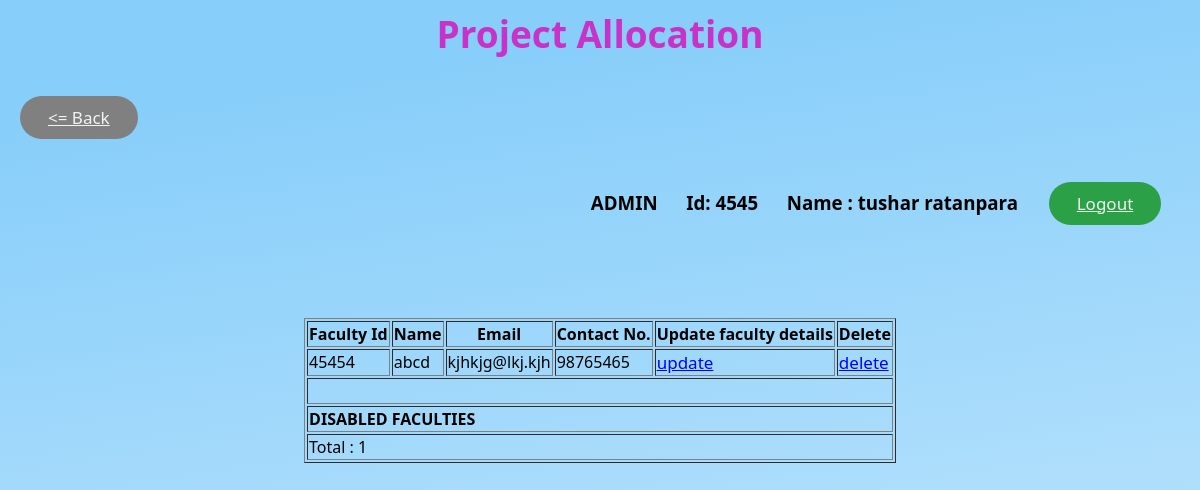
Screenshot of /admin/f/disabled_faculties.php (signed in) with the database file from the repository.
### tables this page shows
CREATE TABLE `faculty` (
  `faculty_id` int(6) UNSIGNED NOT NULL,
  `name` varchar(25) NOT NULL,
  `password` varchar(20) DEFAULT NULL,
  `email` varchar(30) NOT NULL,
  `contact_no` varchar(14) NOT NULL,
  `admin` int(1) DEFAULT NULL,
  `enable` int(1) DEFAULT NULL
);

### admin/f/disabled_faculties.php (the view, shortened to what this page needs)
<html>
    <head>
        <link rel="stylesheet" type="text/css" href="../../main.css">
    </head>
    <body>
        <h1 align="center">Project Allocation</h1>
        <h3 align="left"><a href="../faculty.php" class="back shadow"><= Back</a></h3>
        <h3 align="right"><?php if(isset($_SESSION['admin'])){echo 'ADMIN';}else{echo 'FACULTY';} ?>   &emsp;    Id: <?php echo $_SESSION['faculty']; ?>  &emsp;       Name : <?php echo $_SESSION['faculty_name']; ?>&emsp;<a href="../admin_logout.php" class="log_out shadow">Logout</a>&emsp;</h3>        <br>
        <br>
        <form>
            <table align="center" border="1">
                <tr>
                    <th>Faculty Id</th>
                    <th>Name</th>
                    <th>Email</th>
                    <th>Contact No.</th>
                    <th>Update faculty details</th>
                    <th>Delete</th>
                </tr>
                <?php
                $count=0;
                    try{
                        $dbhandler=new PDO('mysql:host=127.0.0.1;dbname=project_db','root','');
                        $dbhandler->setAttribute(PDO::ATTR_ERRMODE, PDO::ERRMODE_EXCEPTION);
                        $sql='select * from faculty where enable=0';
                        $query=$dbhandler->query($sql);
                        while($r=$query->fetch())
                        {
                                echo '<tr>'
                                . '<td>'.$r['faculty_id'].'</td>'
                                . '<td>'.$r['name'].'</td>'
                                . '<td>'.$r['email'].'</td>'
                                . '<td>'.$r['contact_no'].'</td>'
                                . '<td><a href="update_faculty.php?id='.$r['faculty_id'].'">update</a></td>'
                                . '<td><a href="delete_faculty_sql.php?id='.$r['faculty_id'].'">delete</a></td>'
                                        .'</tr>';
                               $count++;
                        }
                    } catch (Exception $ex) {
                        echo 'hello! There is some error!';
                    }
                    echo '<tr>
                    <td colspan="6"><br></td>
                </tr>
                <tr>
                    <td colspan="6"><b>DISABLED FACULTIES</b></td>
                </tr>
                <tr>
                    <td colspan="6">Total : '.$count.'</td>
                </tr>';
                ?>
            </table>
        </form>
    </body>
</html>

### main.css (style rules this page uses)
h1 { color: rgb(200,50,200); font-family: algerian,Segoe UI,Frutiger,Frutiger Linotype,Dejavu Sans; font-size: 37px; }
a { color: blue; font-size: 17px; }
.log_out { display: inline-block; -webkit-box-sizing: border-box; -moz-box-sizing: border-box; box-sizing: border-box; cursor: pointer; margin: 12px; padding: 10px 28px; border: none; -webkit-border-radius: 30px; border-radius: 30px; font-family: Segoe UI,Frutiger,Frutiger Linotype,Dejavu Sans,Helvetica Neue,Arial,sans-serif; font-size: 17px; font-style: normal; font-variant: normal; font-weight: 500; color: rgba(255,255,255,0.9); -o-text-overflow: clip; text-overflow: clip; background: #2ba046; }
.back { display: inline-block; -webkit-box-sizing: border-box; -moz-box-sizing: border-box; box-sizing: border-box; cursor: pointer; margin: 12px; padding: 10px 28px; border: none; -webkit-border-radius: 30px; border-radius: 30px; font-family: Segoe UI,Frutiger,Frutiger Linotype,Dejavu Sans,Helvetica Neue,Arial,sans-serif; font-size: 17px; font-style: normal; font-variant: normal; font-weight: 500; color: rgba(255,255,255,0.9); -o-text-overflow: clip; text-overflow: clip; background: grey; }

### rows the page displays
faculty: faculty_id "45454", name "abcd", email "kjhkjg@lkj.kjh", contact_no "98765465"

### other values shown
$_SESSION['faculty'] "4545"
$_SESSION['faculty_name'] "tushar ratanpara"
$count "1"
